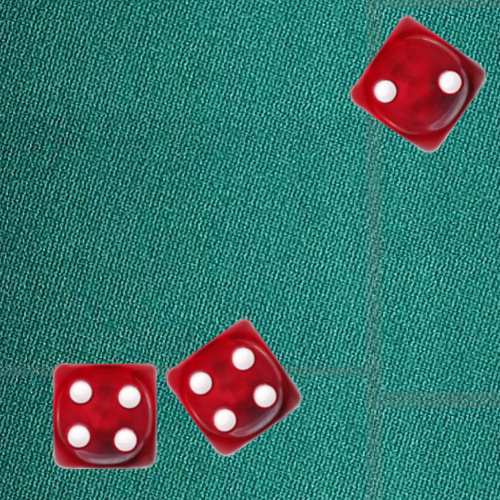
#> input picture EXAMENES/Practica/Dados -/dados4.jpg, 500 x 500 px
$ python examenDados.py   (Python 2 division)   (older library calls are emulated)
#> lines starting #> are read from the running program, lines starting #| are printed output that depends on the picture; after the words box and inside, x2 and y2 are one past the last pixel; in counts of white or black regions, pixels touching at a corner belong together
### pdifunFixed.py
#!/usr/bin/python
# -*- coding: iso-8859-15 -*-

from __future__ import division
import cv2
from matplotlib import pyplot as plt
import numpy as np
import math
from scipy import ndimage

class imgObject:

    indx = -1
    Pcenter = None
    area = None
    detectorRect = None
    moments = None
    contourn = None


    def __init__(self,contour,indx):
        self.contourn = contour
        self.indx = indx

    def obtenerArea(self):

        if (self.area == None):
            self.area = cv2.contourArea(self.contourn)

        return self.area

    def obtenerMascara(self,img):
        "Retorna la mascara del propio objeto dentro de la imagen"
        base = np.zeros(img.shape[:2])
        # isolateObj = cv2.drawContours(base, [self.contourn], -1, (255,255,255), 1, 8)

        # cv2.fillPoly(base, pts = self.contourn, color=(255,255,255))


        cv2.fillConvexPoly(base, self.contourn, 255)
        # cv2.fillPoly(base, self.contourn, 255)
        return base

    # [49 lines left out: functions contieneColor, obtenerRectDetector, obtenerCentroObjeto, dibujate, gestionarObjetoMaximaArea, not called in this run]

def gestionarObjetos(mask):
    "Recibe una mascara binaria y envia una lista de los objetos detectados"
    contours, _ = cv2.findContours(mask, cv2.RETR_EXTERNAL , cv2.CHAIN_APPROX_SIMPLE)
    listObjects = []

    for i in range(len(contours)):

        newObject = imgObject(contours[i],i)
        if newObject.obtenerArea() > 2:
            listObjects.append(newObject)

    return listObjects

# [42 lines left out: functions pasteImg, infoROI, not called in this run]


def segmentador(img,lowerColor,upperColor):
    """
    img: La imagen debe estar formateada en el MODELO en especifico
    lowerColor: Valor mínimo en el MODELO [Min1,Min2,Min3]
    upperColor: Valor máximo en el MODELO [Max1,Max2,Max3]

    """
    try:
        # define range of red color in HSV
        lower_color = np.array(lowerColor )
        upper_color = np.array(upperColor)

        # Threshold the HSV image to get only blue colors
        G = cv2.inRange(img, lower_color, upper_color)

    except e:
        print "Ha ocurrido un error en el segmentador: \n"
        return e

    return G


# [65 lines left out: functions histograma, histograma3C, normalizar, sumaIMG, sampling, optimalDFTImg and 1 more, not called in this run]

def rotar(img,angle):
    return ndimage.rotate(img,angle)

# [8 lines left out: function rotate, not called in this run]


def dist(a, b):
    """distancia Euclidea"""
    return np.linalg.norm(np.array(a) - np.array(b))

# [261 lines left out: functions filterGaussian, filterIdeal, filterButterworth, motionBlur, umbral, quantum and 4 more, not called in this run]

def media_aritmetica(img,m,n):
    kernel = np.ones((m, n), np.float32) / (m * n)
    return cv2.filter2D(img, -1, kernel)

# [189 lines left out: functions media_armonica, media_geometrica, media_contraArmonica, generarImagenPatron, gr_gaussiano, gr_rayleigh and 6 more, not called in this run]

def dist(a,b):
    # distancia euclidea
    return np.linalg.norm(np.array(a)-np.array(b))

# [421 lines left out: functions filtro_gaussiano, circle, filtro_ideal, filtro_butterworth, motion_blur, deteccionPuntos and 11 more, not called in this run]

def masking(img,mask):

    nMask = cv2.normalize(mask, 0, 1, norm_type=cv2.NORM_MINMAX, dtype=cv2.CV_8U)
    C1,C2,C3 = cv2.split(img)

    NC1 = cv2.multiply(nMask,C1)
    NC2 = cv2.multiply(nMask,C2)
    NC3 = cv2.multiply(nMask,C3)

    newImg = cv2.merge((NC1,NC2,NC3))

    return newImg


# [46 lines left out: functions borderClearing, difference, morphologicalReconstructionbyErotion, not called in this run]
def filtroMorfologico(mask,k,iter=1):
    se = cv2.getStructuringElement(cv2.MORPH_RECT,(k,k))
    # mask = cv2.morphologyEx(mask,cv2.MORPH_DILATE,se,iterations=1)
    mask = cv2.morphologyEx(mask,cv2.MORPH_CLOSE,se,iterations=iter)
    return mask
# [370 lines left out: functions morphologicalReconstructionbyDilation, frame, extractionConnectedComponnet, toBinary, invertColor, pegar and 12 more, not called in this run]

### EXAMENES/Practica/Dados -/examenDados.py
import sys #La libreria de funciones esta 4 carpetas arriba
sys.path.insert(1, sys.path[0]+'../../../../')
import pdifunFixed as pdi
import cv2
from matplotlib import pyplot as plt
import numpy as np
import math
basePath = sys.path[0]

def obtenerPuntosPorDado(dado,imgHSV):

    dadoHSV = pdi.masking(imgHSV,dado.obtenerMascara(imgHSV))

    puntosMask = pdi.segmentador(dadoHSV,[0,0,175],[200,50,255])
    puntosMask = cv2.morphologyEx(puntosMask,cv2.MORPH_ERODE,cv2.getStructuringElement(cv2.MORPH_ELLIPSE,(3,3)))

    puntos = pdi.gestionarObjetos(puntosMask)

    return len(puntos)


def gestionarDados(dados,imgHSV):

    if len(dados) == 0:
        exit("NO se detectaron dados")
    puntosDado = []

    for dado in dados:
        puntosDado.append(obtenerPuntosPorDado(dado,imgHSV))

    print 'Puntos por dado ', puntosDado
    print 'Cantidad de puntos obtendos : ', sum(puntosDado)


def obtenerMascaraDados(imgHSV):

    mesaMask = pdi.segmentador(imgHSV,[80,0,0],[92,255,255])
    _,mesaMask = cv2.threshold(mesaMask,200,255,cv2.THRESH_BINARY_INV)
    mesaMask = pdi.filtroMorfologico(mesaMask,5)
    # plt.imshow(mesaMask,cmap='gray')
    # plt.show()
    return mesaMask


if __name__ == "__main__":

    nameFile = "/dados4.jpg"

    img = cv2.imread(basePath+nameFile)
#> img is the input picture: shape (500, 500, 3); mean B, G, R 107.5, 114.2, 57

    imgHSV = cv2.cvtColor(img,cv2.COLOR_BGR2HSV)
#> imgHSV: shape (500, 500, 3); mean H, S, V 97, 181.1, 128.7
    imgRGB = cv2.cvtColor(img,cv2.COLOR_BGR2RGB)
    imgGRAY = cv2.cvtColor(img,cv2.COLOR_BGR2GRAY)
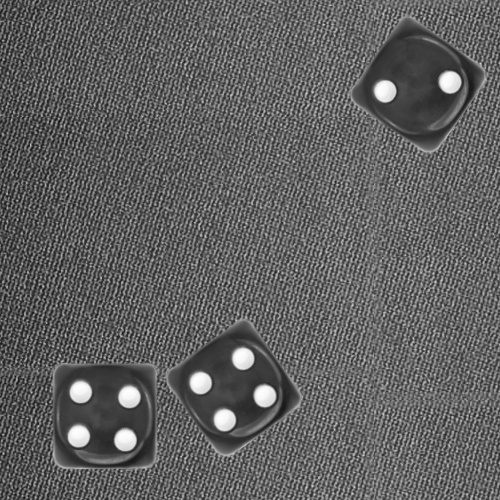
#> imgGRAY: shape (500, 500); min 17, max 254, mean 96.3

    dadosMask = obtenerMascaraDados(imgHSV)
#> in segmentador, `G = cv2.inRange(img, lower_color, upper_color)`:
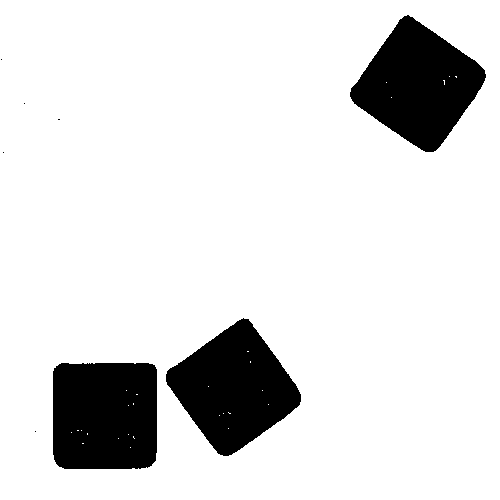
#> G: shape (500, 500); 87% white; 8 black regions (5 under 20 px), largest, box (x1, y1, x2, y2) and area: (53, 363, 157, 469) 10822, (166, 318, 301, 456) 10805, (350, 15, 486, 152) 10796
#> in filtroMorfologico, `mask = cv2.morphologyEx(mask,cv2.MORPH_CLOSE,se,iterations=iter)`: mask: shape (500, 500); 13% white; 8 white regions (5 under 20 px)
    dados= pdi.gestionarObjetos(dadosMask)
#> in gestionarObjetos, `contours, _ = cv2.findContours(mask, cv2.RETR_EXTERNAL , cv2.CHAIN_APP..`: contours = 8 contours, 5 with area under 20; largest, box (x1, y1, x2, y2) and area: (53, 363, 157, 469) 10660, (166, 318, 301, 456) 10652, (350, 15, 486, 152) 10642
#> the loop in gestionarObjetos, `for i in range(len(contours)): ` made 8 passes
#> after the loop in gestionarObjetos, `for i in range(len(contours)):`: listObjects = 3 items
#> dados = 3 items

    gestionarDados(dados,imgHSV)
#> the loop in gestionarDados, `for dado in dados:` made 3 passes
#> pass 1, in masking, `nMask = cv2.normalize(mask, 0, 1, norm_type=cv2.NORM_MINMAX, dtype=cv2..`:
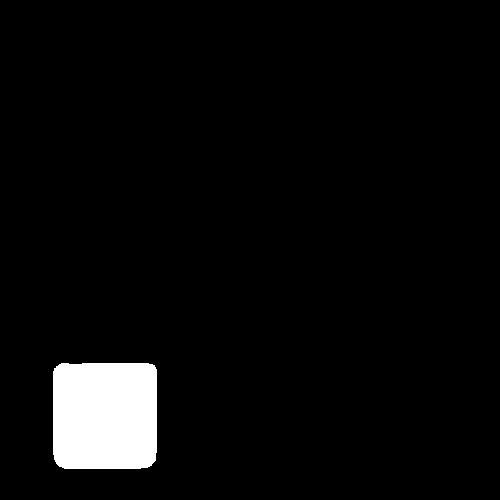
#> nMask: shape (500, 500); values 0 (black) and 1 (white), 4.3% white; 1 white region, box (x1, y1, x2, y2) and area: (53, 363, 157, 469) 10856
#> pass 1, in masking, `C1,C2,C3 = cv2.split(img)`:
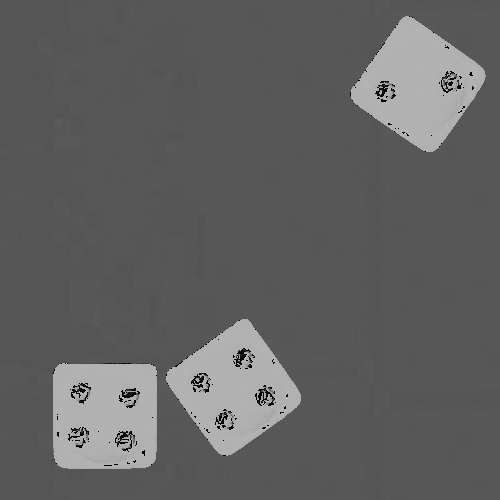
#> C1: shape (500, 500); min 0, max 179, mean 97
#> pass 1, in masking, `C1,C2,C3 = cv2.split(img)`:
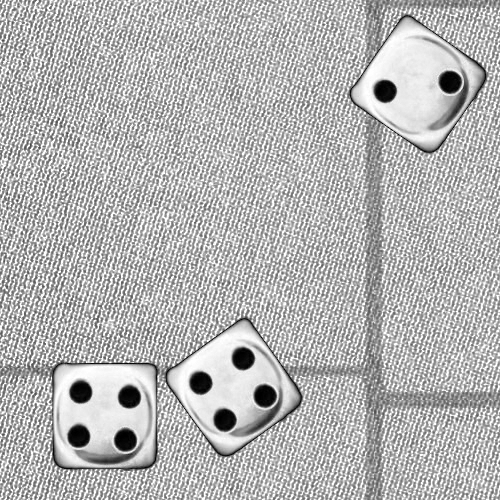
#> C2: shape (500, 500); min 0, max 255, mean 181.1
#> pass 1, in masking, `C1,C2,C3 = cv2.split(img)`:
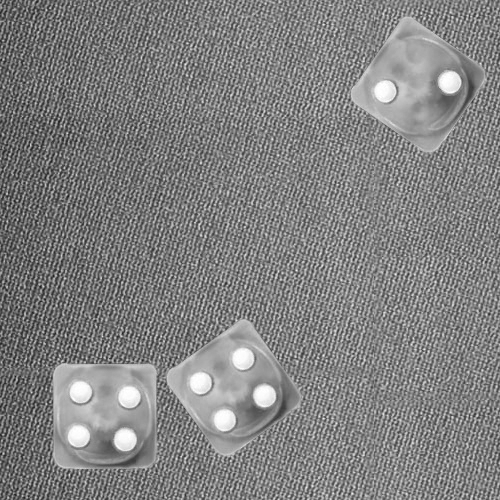
#> C3: shape (500, 500); min 25, max 255, mean 128.7
#> after the loop in gestionarDados, `for dado in dados:`: puntosDado = [4, 4, 2]
#| Puntos por dado  [4, 4, 2]
#| Cantidad de puntos obtendos :  10

$ run again, with EXAMENES/Practica/Dados -/dados1.jpg copied over EXAMENES/Practica/Dados -/dados4.jpg
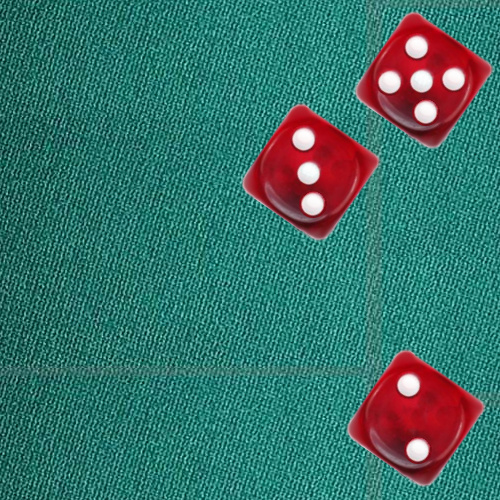
#> input picture EXAMENES/Practica/Dados -/dados1.jpg, 500 x 500 px
#> img is the input picture: shape (500, 500, 3); mean B, G, R 106.6, 113.2, 56.6
#> imgHSV: shape (500, 500, 3); mean H, S, V 96.9, 181.2, 127.7
#> in segmentador, `G = cv2.inRange(img, lower_color, upper_color)`:
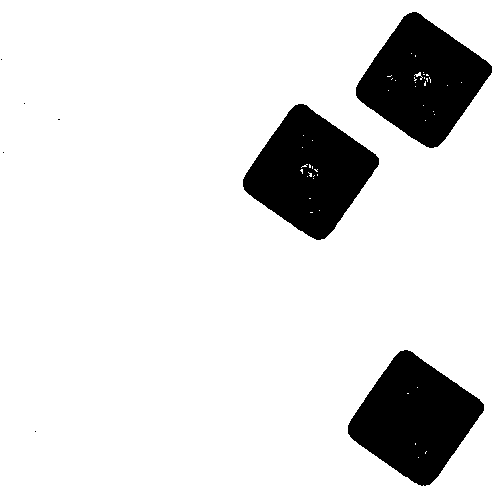
#> G: shape (500, 500); 87.1% white; 8 black regions (5 under 20 px), largest, box (x1, y1, x2, y2) and area: (348, 350, 484, 486) 10790, (243, 104, 379, 240) 10740, (356, 12, 492, 148) 10720
#> mask: shape (500, 500); 13% white; 8 white regions (5 under 20 px)
#> contours = 8 contours, 5 with area under 20; largest, box (x1, y1, x2, y2) and area: (243, 104, 379, 240) 10637, (356, 12, 492, 148) 10636, (348, 350, 484, 486) 10635
#> the loop in gestionarObjetos, `for i in range(len(contours)): ` made 8 passes
#> after the loop in gestionarObjetos, `for i in range(len(contours)):`: listObjects = 3 items
#> the loop in gestionarDados, `for dado in dados:` made 3 passes
#> pass 1, in masking, `C1,C2,C3 = cv2.split(img)`:
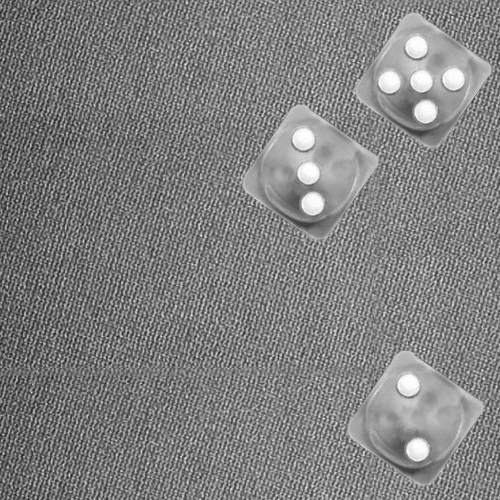
#> C3: shape (500, 500); min 25, max 255, mean 127.7
#> after the loop in gestionarDados, `for dado in dados:`: puntosDado = [2, 3, 5]
#| Puntos por dado  [2, 3, 5]
#| Cantidad de puntos obtendos :  10

$ run again, with EXAMENES/Practica/Dados -/dados2.jpg copied over EXAMENES/Practica/Dados -/dados4.jpg
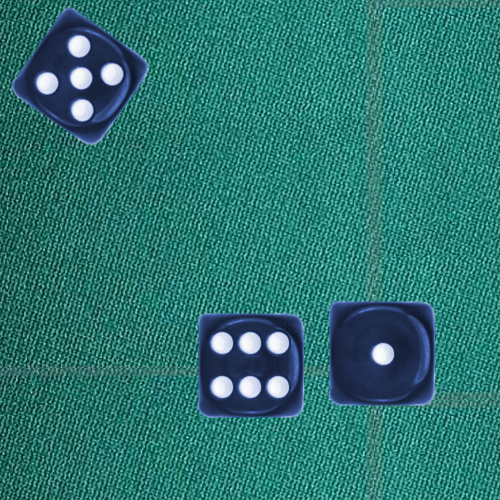
#> input picture EXAMENES/Practica/Dados -/dados2.jpg, 500 x 500 px
#> img is the input picture: shape (500, 500, 3); mean B, G, R 113.7, 117.2, 43.2
#> imgHSV: shape (500, 500, 3); mean H, S, V 89.8, 175.7, 121.8
#> in segmentador, `G = cv2.inRange(img, lower_color, upper_color)`:
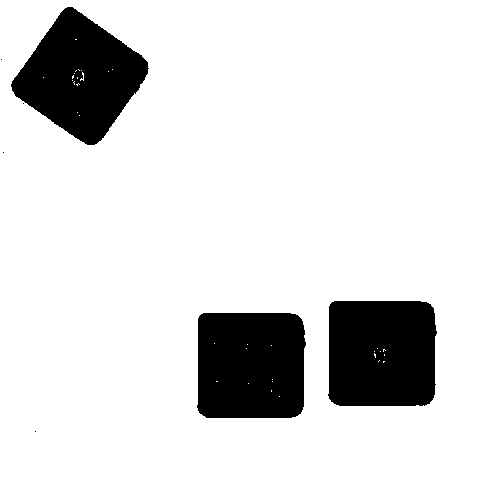
#> G: shape (500, 500); 86.8% white; 7 black regions (4 under 20 px), largest, box (x1, y1, x2, y2) and area: (197, 313, 306, 418) 11009, (328, 301, 437, 406) 10990, (11, 7, 149, 145) 10982
#> mask: shape (500, 500); 13.2% white; 6 white regions (3 under 20 px)
#> contours = 6 contours, 3 with area under 20; largest, box (x1, y1, x2, y2) and area: (11, 7, 149, 145) 10865, (197, 313, 306, 418) 10826, (328, 301, 437, 406) 10818
#> the loop in gestionarObjetos, `for i in range(len(contours)): ` made 6 passes
#> after the loop in gestionarObjetos, `for i in range(len(contours)):`: listObjects = 3 items
#> the loop in gestionarDados, `for dado in dados:` made 3 passes
#> pass 1, in masking, `C1,C2,C3 = cv2.split(img)`:
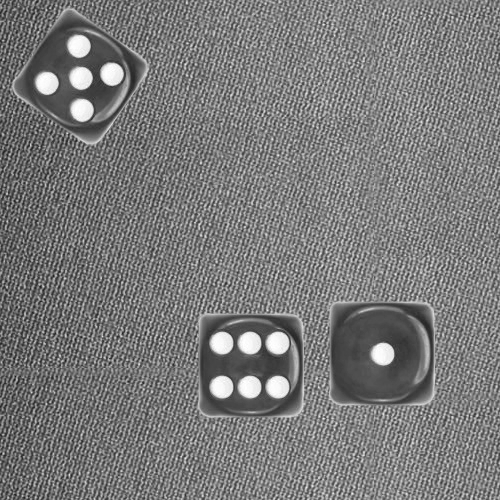
#> C3: shape (500, 500); min 25, max 255, mean 121.8
#> after the loop in gestionarDados, `for dado in dados:`: puntosDado = [6, 1, 5]
#| Puntos por dado  [6, 1, 5]
#| Cantidad de puntos obtendos :  12

$ run again, with EXAMENES/Practica/Dados -/dados3.jpg copied over EXAMENES/Practica/Dados -/dados4.jpg
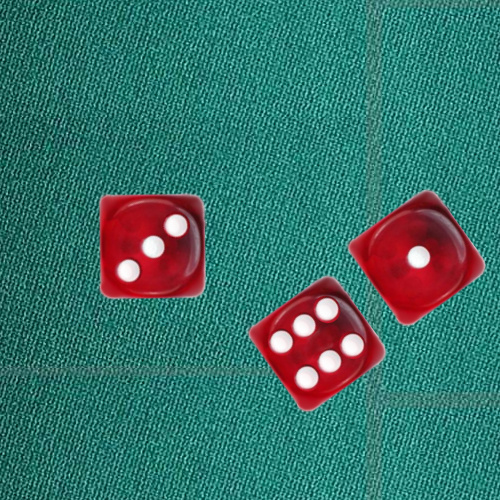
#> input picture EXAMENES/Practica/Dados -/dados3.jpg, 500 x 500 px
#> img is the input picture: shape (500, 500, 3); mean B, G, R 107.1, 113.8, 56.6
#> imgHSV: shape (500, 500, 3); mean H, S, V 97, 181, 128.1
#> in segmentador, `G = cv2.inRange(img, lower_color, upper_color)`:
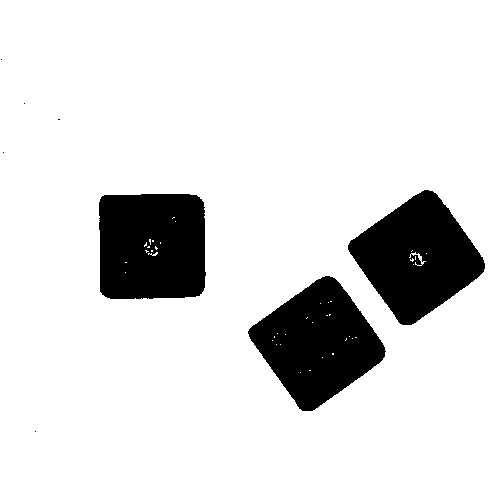
#> G: shape (500, 500); 87.1% white; 8 black regions (5 under 20 px), largest, box (x1, y1, x2, y2) and area: (248, 276, 386, 411) 10775, (99, 194, 206, 299) 10735, (348, 190, 485, 325) 10728
#> mask: shape (500, 500); 13% white; 8 white regions (5 under 20 px)
#> contours = 8 contours, 5 with area under 20; largest, box (x1, y1, x2, y2) and area: (248, 276, 386, 411) 10644, (348, 190, 485, 325) 10637, (99, 194, 206, 299) 10625
#> the loop in gestionarObjetos, `for i in range(len(contours)): ` made 8 passes
#> after the loop in gestionarObjetos, `for i in range(len(contours)):`: listObjects = 3 items
#> the loop in gestionarDados, `for dado in dados:` made 3 passes
#> pass 1, in masking, `C1,C2,C3 = cv2.split(img)`:
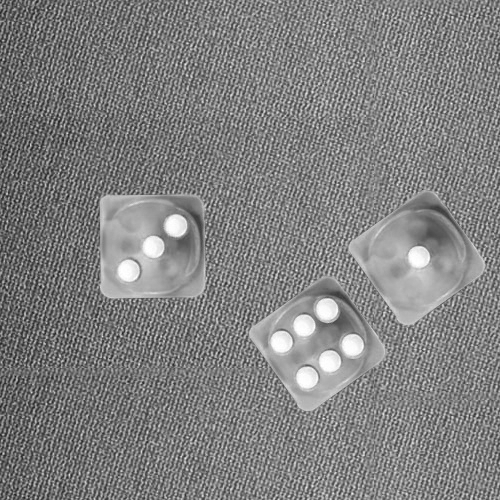
#> C3: shape (500, 500); min 25, max 255, mean 128.1
#> after the loop in gestionarDados, `for dado in dados:`: puntosDado = [6, 3, 1]
#| Puntos por dado  [6, 3, 1]
#| Cantidad de puntos obtendos :  10
